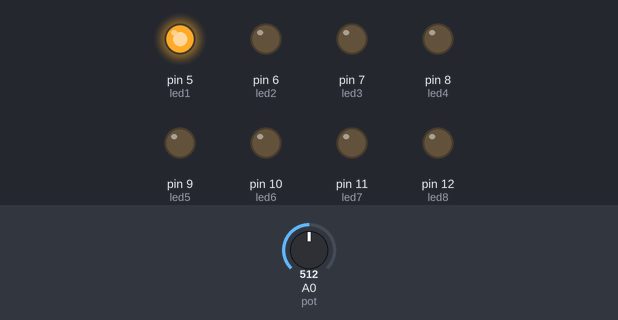
Simulated run of this sketch. Board: Arduino Uno, built with avr-gcc and run on an emulated ATmega328P. On the bench: output pins drawn as LEDs (lit = HIGH). The inputs (shaded band) are chosen by the test bench; at power-on: A0 (pot) = 512.

Above: at 9.5 s.
9.6 s: A0 (pot) set to 0
At 18.6 s:
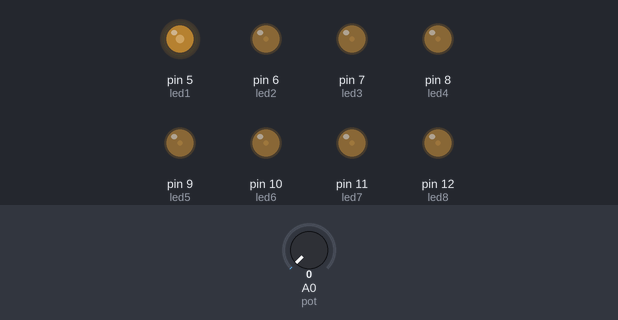
18.9 s: A0 (pot) set to 122
At 19.2 s:
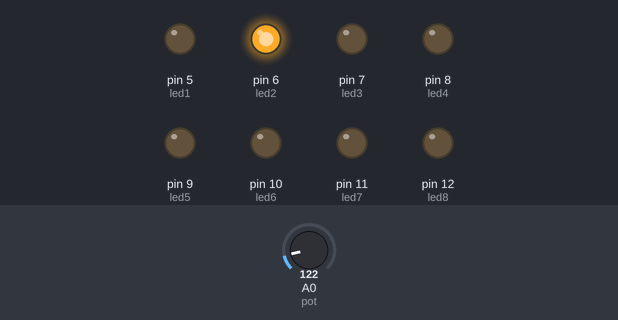
At 19.99 s:
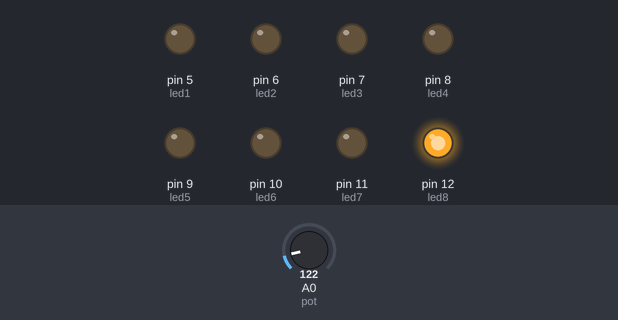
Timing chart, 0 to 33.6 s (numbered marks = the images above; inputs shaded):
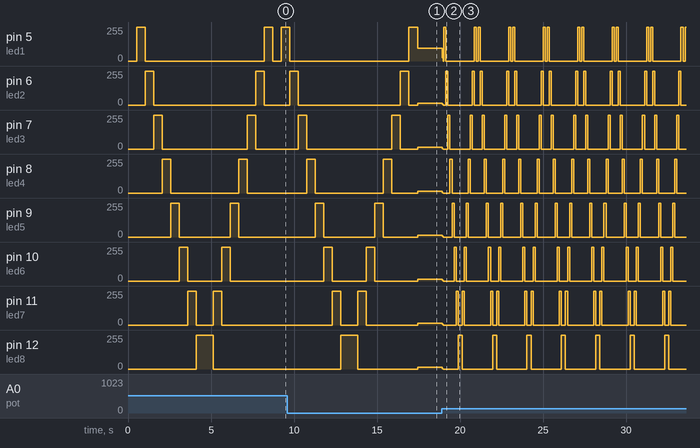

The sketch:

R3-P2.ino
```cpp
/*******************************************************************************
**                                                                            **
**                           TITOL: R3 - P2                                   **
**                                                                            **
**                                                                            **
**  NOM: CARLOS RODRIGUEZ                                   DATA: 16/03/2017  **
*******************************************************************************/
//**********************************INCLUDE*************************************

//*********************************VARIABLES************************************
const int led1 = 5;
const int led2 = 6;
const int led3 = 7;
const int led4 = 8;
const int led5 = 9;
const int led6 = 10;
const int led7 = 11;
const int led8 = 12;
const int pot = A0;

int velocitat = 50;
int valPot = 0;
//***********************************SETUP**************************************
void setup()
{
  pinMode(led1, OUTPUT);
  pinMode(led2, OUTPUT);
  pinMode(led3, OUTPUT);
  pinMode(led4, OUTPUT);
  pinMode(led5, OUTPUT);
  pinMode(led6, OUTPUT);
  pinMode(led7, OUTPUT);
  pinMode(led8, OUTPUT);
}
//************************************LOOP**************************************
void loop()
{
  valPot = analogRead(pot);
  velocitat = valPot;

  digitalWrite(led1, LOW);
  digitalWrite(led2, LOW);
  digitalWrite(led3, LOW);
  digitalWrite(led4, LOW);
  digitalWrite(led5, LOW);
  digitalWrite(led6, LOW);
  digitalWrite(led7, LOW);
  digitalWrite(led8, LOW);

  delay(velocitat);

  digitalWrite(led1, HIGH);

  delay(velocitat);

  digitalWrite(led1, LOW);
  digitalWrite(led2, HIGH);

  delay(velocitat);

  digitalWrite(led2, LOW);
  digitalWrite(led3, HIGH);

  delay(velocitat);

  digitalWrite(led3, LOW);
  digitalWrite(led4, HIGH);

  delay(velocitat);

  digitalWrite(led4, LOW);
  digitalWrite(led5, HIGH);

  delay(velocitat);

  digitalWrite(led5, LOW);
  digitalWrite(led6, HIGH);

  delay(velocitat);

  digitalWrite(led6, LOW);
  digitalWrite(led7, HIGH);

  delay(velocitat);

  digitalWrite(led7, LOW);
  digitalWrite(led8, HIGH);

  delay(velocitat);

  digitalWrite(led8, HIGH);

  delay(velocitat);

  digitalWrite(led8, LOW);
  digitalWrite(led7, HIGH);

  delay(velocitat);

  digitalWrite(led7, LOW);
  digitalWrite(led6, HIGH);

  delay(velocitat);

  digitalWrite(led6, LOW);
  digitalWrite(led5, HIGH);

  delay(velocitat);

  digitalWrite(led5, LOW);
  digitalWrite(led4, HIGH);

  delay(velocitat);

  digitalWrite(led4, LOW);
  digitalWrite(led3, HIGH);

  delay(velocitat);

  digitalWrite(led3, LOW);
  digitalWrite(led2, HIGH);

  delay(velocitat);

  digitalWrite(led2, LOW);
  digitalWrite(led1, HIGH);

  delay(velocitat);
}
//**********************************FUNCIONS************************************
```

Measured:
- after the input at 18.9 s, pin 5 (led1): 96/255 → 26/255 at once, then moves between 0/255 and 255/255, repeating every 2.1 s; pin 6 (led2): 13/255 → 4/255 at once, then moves between 0/255 and 255/255, repeating every 6.2 s
- by itself, pin 6 (led2): alternates 255/255 for 0.51 s and 0/255 for 6.1 s
